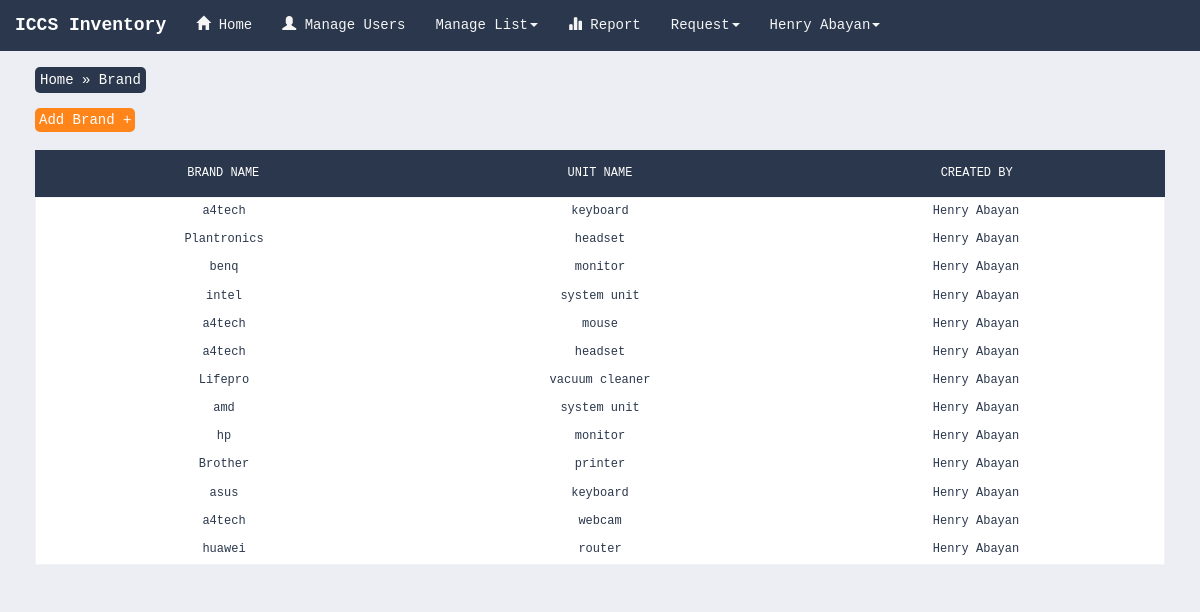
The app's page /?l=brand (signed in) with its own data.
### tables this page shows
CREATE TABLE `brand_tbl` (
  `brnd_id` int(11) NOT NULL,
  `brnd_name` varchar(30) NOT NULL,
  `unt_id` int(11) NOT NULL,
  `usr_id` int(11) NOT NULL
);

CREATE TABLE `unit_tbl` (
  `unt_id` int(11) NOT NULL,
  `unt_name` varchar(50) NOT NULL,
  `unt_code` varchar(30) NOT NULL,
  `usr_id` int(11) NOT NULL
);

CREATE TABLE `users_tbl` (
  `usr_id` int(11) NOT NULL,
  `usr_full_name` varchar(50) NOT NULL,
  `usr_email` varchar(50) NOT NULL,
  `usr_password` varchar(50) NOT NULL,
  `usrlvl_id` int(11) NOT NULL,
  `usr_last_seen` varchar(30) DEFAULT NULL,
  `usr_last_seen_time` varchar(50) DEFAULT NULL
);

### inc/brand.php (the view, shortened to what this page needs)
<?php
	$user = @$_SESSION['user'];
	$user_level = @$_SESSION['user_level'];
	if(isset($user) AND (($user_level == 2) OR ($user_level == 3) OR ($user_level == 4))){
		?>
		<section>
			  <div class="row">
			  	<div class="col-sm-2">
			  		<span style="background: #2a374c;padding: 5px;color: #FFF;border-radius:5px; ">
					  	<a href="./" class="breadcrumbtext">Home</a> »
					  	<a href="./?l=brand" class="breadcrumbtext">Brand</a>
					</span>
			  	</div>
			  	<div class="col-sm-2"></div>
			  	<div class="col-sm-2"></div>
			  	<div class="col-sm-2"></div>
			  	<div class="col-sm-2"></div>
			  	<div class="col-sm-2"></div>
		</div>
		</section>
		<section>
			<span style="background: #FF851B;padding: 4px;color: #FFF;border-radius:5px; ">
			  	<a href="./?l=addbrand" class="breadcrumbtext">Add Brand +</a>
			</span>
		</section>
		<section>
	      <div class="row">
	        <div class="col-sm-12"><div class="tbl-header">
	                  <table cellpadding="0" cellspacing="0" border="0">
	                    <thead>
	                      <tr>
	                            <th style="background: #2a374c">Brand name</th>
	                            <th style="background: #2a374c">Unit name</th>
	                            <th style="background: #2a374c">Created By</th>
	                      </tr>
	                    </thead>
	                  </table>
	                </div>
	              <div class="tbl-content">
	                  <table cellpadding="0" cellspacing="0" border="0">
	                    <tbody>
	                        <?php
	                        $select_brand = "SELECT * FROM `brand_tbl`";
							$brand_result = mysqli_query($conn,$select_brand);
							while($row = mysqli_fetch_assoc($brand_result)){
								echo '<tr>';
								echo '<td>'.$row['brnd_name'].'</td>';
								$unit_id = $row['unt_id'];
								$select_unit = "SELECT `unt_name` FROM `unit_tbl` WHERE `unt_id`='$unit_id'";
								$unit_result = mysqli_query($conn,$select_unit);
								$unit = mysqli_fetch_assoc($unit_result);
								echo '<td>'.$unit['unt_name'].'</td>';
								$user_id = $row['usr_id'];
								$select_user = "SELECT `usr_full_name` FROM `users_tbl` WHERE `usr_id`='$user_id'";
								$user_result = mysqli_query($conn,$select_user);
								$user = mysqli_fetch_assoc($user_result);
								echo '<td>'.$user['usr_full_name'].'</td>';
								echo '</tr>';
							}
	                        ?>
	                    </tbody>
	                  </table>
	            </div></div>
	      </div>
	    </section>
		<?php
	}
?>

### design/main.css (style rules this page uses)
body { background: white; font-family: monospace; }
section { margin: 20px; }
.breadcrumbtext:link { color: #FFF; }
table { width:100%; table-layout: fixed; background: white; }
.tbl-header { background-color: rgba(255,255,255,0.3); }
th { padding: 15px 10px; text-align: center; font-weight: 500; font-size: 12px; color: #fff; text-transform: uppercase; background: #2a374c; }
.tbl-content { overflow-x:auto; margin-top: 0px; border: 1px solid rgba(255,255,255,0.3); }
td { padding: 5px; text-align: center; vertical-align:middle; font-weight: 300; font-size: 12px; color: #2a374c; border-bottom: solid 1px rgba(255,255,255,0.1); }

### index.php (style rules this page uses)
body { background: #EDEEF3; }

### records on screen
brand_tbl: brnd_name "a4tech", unt.unt_name "keyboard", usr.usr_full_name "Henry Abayan"
brand_tbl: brnd_name "Plantronics", unt.unt_name "headset", usr.usr_full_name "Henry Abayan"
brand_tbl: brnd_name "benq", unt.unt_name "monitor", usr.usr_full_name "Henry Abayan"
brand_tbl: brnd_name "intel", unt.unt_name "system unit", usr.usr_full_name "Henry Abayan"
brand_tbl: brnd_name "a4tech", unt.unt_name "mouse", usr.usr_full_name "Henry Abayan"
brand_tbl: brnd_name "a4tech", unt.unt_name "headset", usr.usr_full_name "Henry Abayan"
brand_tbl: brnd_name "Lifepro", unt.unt_name "vacuum cleaner", usr.usr_full_name "Henry Abayan"
brand_tbl: brnd_name "amd", unt.unt_name "system unit", usr.usr_full_name "Henry Abayan"
brand_tbl: brnd_name "hp", unt.unt_name "monitor", usr.usr_full_name "Henry Abayan"
brand_tbl: brnd_name "Brother", unt.unt_name "printer", usr.usr_full_name "Henry Abayan"
brand_tbl: brnd_name "asus", unt.unt_name "keyboard", usr.usr_full_name "Henry Abayan"
brand_tbl: brnd_name "a4tech", unt.unt_name "webcam", usr.usr_full_name "Henry Abayan"
brand_tbl: brnd_name "huawei", unt.unt_name "router", usr.usr_full_name "Henry Abayan"

### other values on screen
$_SESSION['user'] "Henry Abayan"
